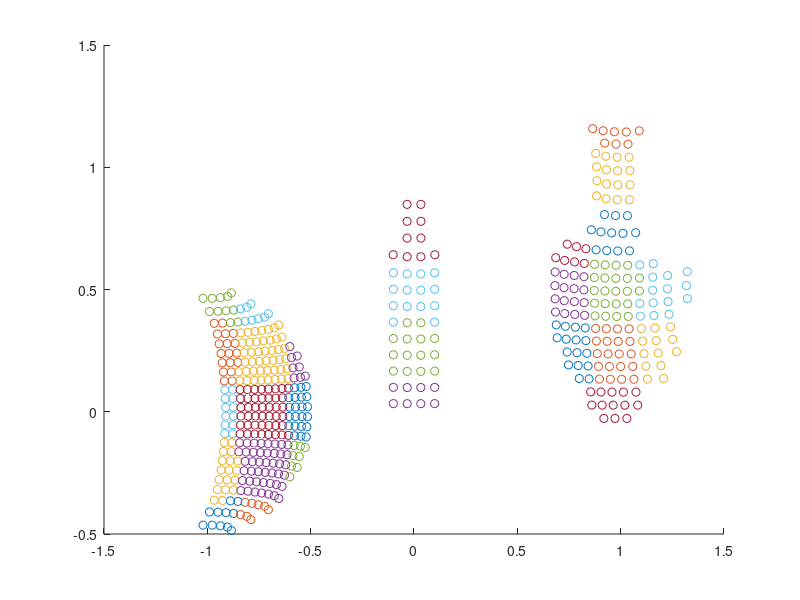

Write the MATLAB code that produced this figure.
%%%%%%%%%%%%%%%%%%%%%%%%%%%%%%%%%%%%%%%%%%%%%%%%%%%%%%%%%%%%%%%%%%%%%%%%%%%%%
% Load the tesselated voxels with their complexity scores
% Cluster based on spatial proximity and complexity scores
% Calculate the complexity of each voxel using residuals from PCA
% 
%%%%%%%%%%%%%%%%%%%%%%%%%%%%%%%%%%%%%%%%%%%%%%%%%%%%%%%%%%%%%%%%%%%%%%%%%%%%%
clear
close all

%% Load Paths and Data
path(path,'./helper_functions');

load big_boxes.mat

%% dependent params
div_thetax=del_theta;
div_omegay=del_omega;

save_data=1;
plot_fig=1;
%% Parameters for clustering

kmeans_k=4;

index=find(n_points_arr>5);

% don=don_initial_scan(index)/90*12;
pca=pca_box(index);

[indexi,indexj,indexk]=ind2sub([n_bins_x,n_bins_y,n_bins_z],index);

ok=find(indexk<10);
indexk=indexk(ok);
indexj=indexj(ok);
indexi=indexi(ok);
pca=pca(ok);

i_max=max(indexi);
i_min=min(indexi);

indexinew =((indexi-i_min)*(1)/(i_max-i_min));

j_max=max(indexj);
j_min=min(indexk);

indexjnew =((indexj-j_min)*(1)/(j_max-j_min));

k_max=max(indexk);
k_min=min(indexk);

indexknew =((indexk-k_min)*(1)/(k_max-k_min));

pca_max=max(pca);
pca_min=min(pca);

pcanew =((pca-pca_min)*(0.1)/(pca_max-pca_min));

index=[indexinew,indexjnew,indexknew,pcanew];
% ok=find(indexk<12);
% indexk=indexk(ok);
% indexj=indexj(ok);
% indexi=indexi(ok);
% idex=rescale([indexi,indexj,indexk,don]);

[idx,C]=kmeans(index,kmeans_k,'Distance','sqeuclidean');

if plot_fig==1
    figure
    
    hold on
    for i=1:length(idx);
        if(idx(i)==1)
            x=boxes{indexi(i),indexj(i),indexk(i)}(1,:);
            y=boxes{indexi(i),indexj(i),indexk(i)}(2,:);
            z=boxes{indexi(i),indexj(i),indexk(i)}(3,:);
            scatter3(x,y,z,'r.');
        elseif(idx(i)==2)
            x=boxes{indexi(i),indexj(i),indexk(i)}(1,:);
            y=boxes{indexi(i),indexj(i),indexk(i)}(2,:);
            z=boxes{indexi(i),indexj(i),indexk(i)}(3,:);
            scatter3(x,y,z,'b.');
        elseif(idx(i)==3)
            x=boxes{indexi(i),indexj(i),indexk(i)}(1,:);
            y=boxes{indexi(i),indexj(i),indexk(i)}(2,:);
            z=boxes{indexi(i),indexj(i),indexk(i)}(3,:);
            scatter3(x,y,z,'g.');
        elseif(idx(i)==4)
            x=boxes{indexi(i),indexj(i),indexk(i)}(1,:);
            y=boxes{indexi(i),indexj(i),indexk(i)}(2,:);
            z=boxes{indexi(i),indexj(i),indexk(i)}(3,:);
            scatter3(x,y,z,'k.');
            
        elseif(idx(i)==5)
            x=boxes{indexi(i),indexj(i),indexk(i)}(1,:);
            y=boxes{indexi(i),indexj(i),indexk(i)}(2,:);
            z=boxes{indexi(i),indexj(i),indexk(i)}(3,:);
            scatter3(x,y,z,'m.');
        elseif(idx(i)==6)
            x=boxes{indexi(i),indexj(i),indexk(i)}(1,:);
            y=boxes{indexi(i),indexj(i),indexk(i)}(2,:);
            z=boxes{indexi(i),indexj(i),indexk(i)}(3,:);
            scatter3(x,y,z,'c.');
            
        end
    end
end

if save_data==1
 save clustered_voxels.mat
end
